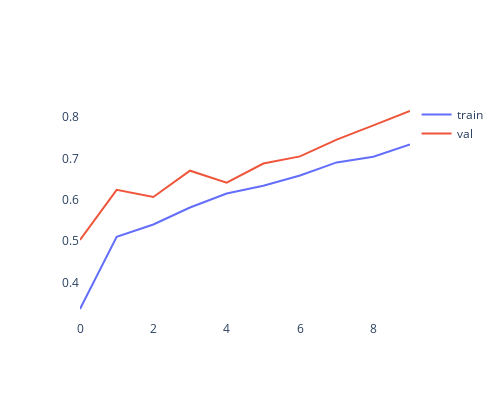

This figure's notebook cell:
### Markdown cell above
## Précision du modèle

### Code cell
fig = go.Figure()
epochs = []
for i in range(len(history.history['accuracy'])):
    epochs.append(i)
fig.add_trace(go.Scatter(x=epochs,y=history.history['accuracy'], mode='lines',name='train'))
fig.add_trace(go.Scatter(x=epochs,y=history.history['val_accuracy'], mode='lines',name='val'))
fig.update_layout({
        'plot_bgcolor': 'rgba(0, 0, 0, 0)',
        'paper_bgcolor': 'rgba(0, 0, 0, 0)',
        'width': 500, 
        'height': 400

})
fig.show()

### Figure 1 — Plotly figure (JSON) as saved in the notebook; plotly's stock layout.template omitted (floating-point values rounded to 4 significant figures)
{"data": [{"mode": "lines", "name": "train", "type": "scatter", "x": [0, 1, 2, 3, 4, 5, 6, 7, 8, 9], "y": [0.336, 0.5105, 0.5404, 0.5816, 0.6155, 0.6341, 0.6591, 0.6906, 0.7044, 0.7342]}, {"mode": "lines", "name": "val", "type": "scatter", "x": [0, 1, 2, 3, 4, 5, 6, 7, 8, 9], "y": [0.5029, 0.6243, 0.6069, 0.6705, 0.6416, 0.6879, 0.7052, 0.7457, 0.7803, 0.815]}], "layout": {"height": 400, "paper_bgcolor": "rgba(0, 0, 0, 0)", "plot_bgcolor": "rgba(0, 0, 0, 0)", "width": 500}}
